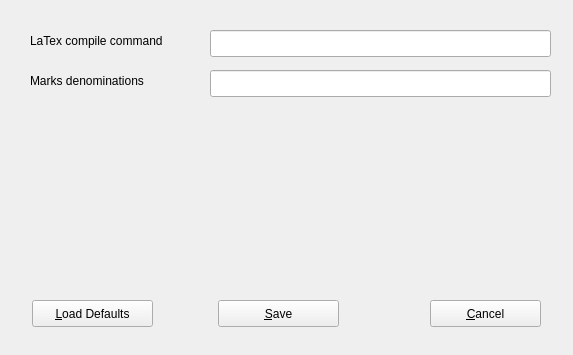
<?xml version="1.0" encoding="UTF-8"?>
<ui version="4.0">
 <class>grader_settings</class>
 <widget class="QWidget" name="grader_settings">
  <property name="geometry">
   <rect>
    <x>0</x>
    <y>0</y>
    <width>573</width>
    <height>355</height>
   </rect>
  </property>
  <property name="windowTitle">
   <string>Settings</string>
  </property>
  <widget class="QPushButton" name="save_settings_btn">
   <property name="geometry">
    <rect>
     <x>218</x>
     <y>300</y>
     <width>121</width>
     <height>27</height>
    </rect>
   </property>
   <property name="text">
    <string>&amp;Save</string>
   </property>
  </widget>
  <widget class="QPushButton" name="cancel_settings_btn">
   <property name="geometry">
    <rect>
     <x>430</x>
     <y>300</y>
     <width>111</width>
     <height>27</height>
    </rect>
   </property>
   <property name="text">
    <string>&amp;Cancel</string>
   </property>
  </widget>
  <widget class="QPushButton" name="load_default_settings">
   <property name="geometry">
    <rect>
     <x>32</x>
     <y>300</y>
     <width>121</width>
     <height>27</height>
    </rect>
   </property>
   <property name="text">
    <string>&amp;Load Defaults</string>
   </property>
  </widget>
  <widget class="QLabel" name="label_2">
   <property name="geometry">
    <rect>
     <x>30</x>
     <y>70</y>
     <width>161</width>
     <height>21</height>
    </rect>
   </property>
   <property name="text">
    <string>Marks denominations</string>
   </property>
  </widget>
  <widget class="QLineEdit" name="latex_cmd">
   <property name="geometry">
    <rect>
     <x>210</x>
     <y>30</y>
     <width>341</width>
     <height>27</height>
    </rect>
   </property>
  </widget>
  <widget class="QLineEdit" name="marks_denominations">
   <property name="geometry">
    <rect>
     <x>210</x>
     <y>70</y>
     <width>341</width>
     <height>27</height>
    </rect>
   </property>
   <property name="text">
    <string/>
   </property>
  </widget>
  <widget class="QLabel" name="label">
   <property name="geometry">
    <rect>
     <x>30</x>
     <y>30</y>
     <width>171</width>
     <height>21</height>
    </rect>
   </property>
   <property name="text">
    <string>LaTex compile command</string>
   </property>
  </widget>
 </widget>
 <resources/>
 <connections/>
</ui>
